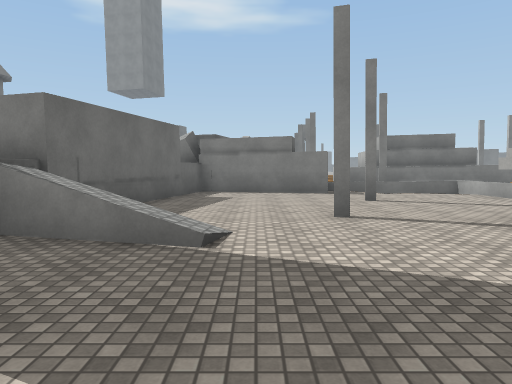
View 1 (above)

23 first-person views from a walk through a 3-D level made in the Unity game engine. The camera is 1.4 m above the floor, tilts 4° down and sees 70° across. The floor is counted in squares, 2 m on a side. Each view is taken from the middle of a square. On the plan, view 1 faces up. The plan holds only what a view shows up to about 11 squares ahead; the rest is blank. The place goes on beyond the plan. Surface patterns are stand-ins for the level's own textures.

View 2
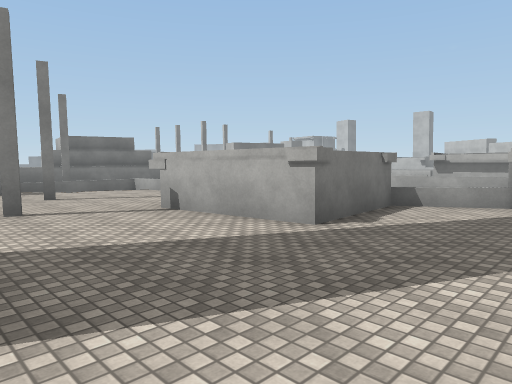

View 3
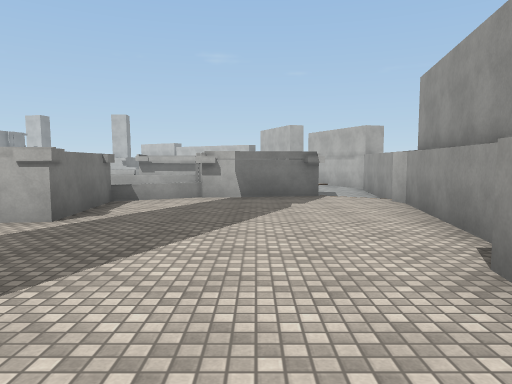

View 4
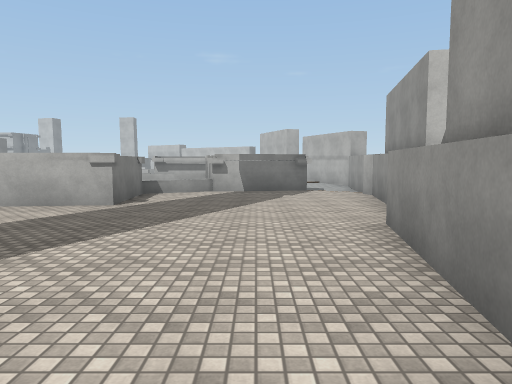

View 5
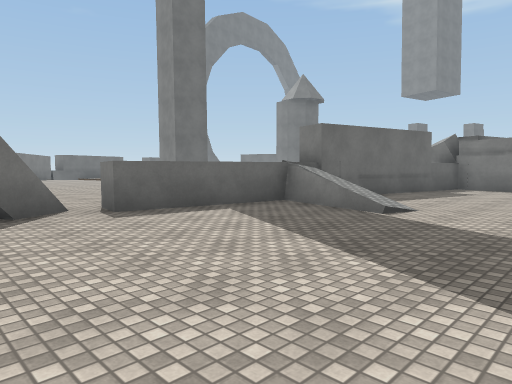

View 6
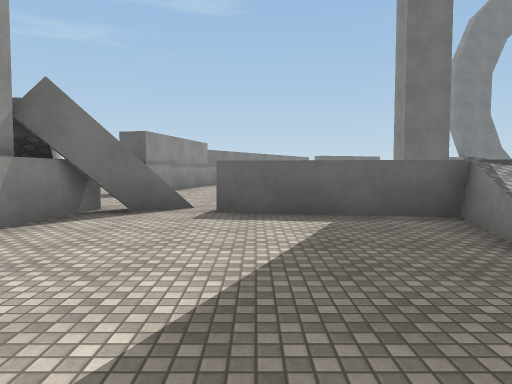

View 7
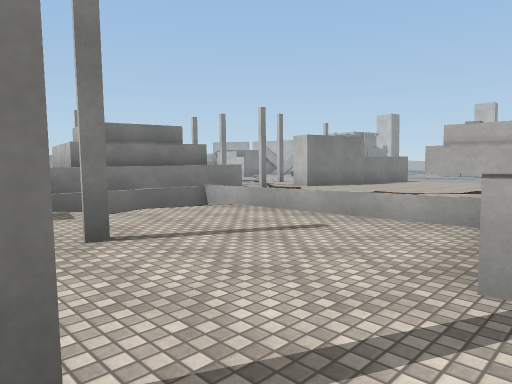

View 8
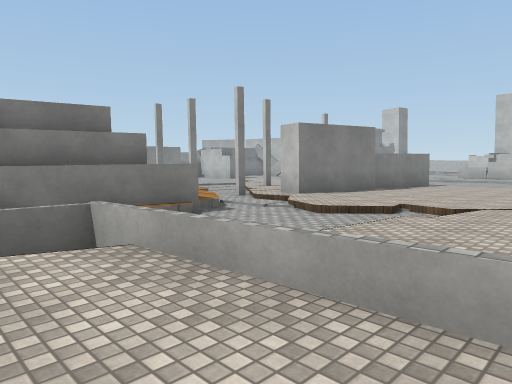

View 9
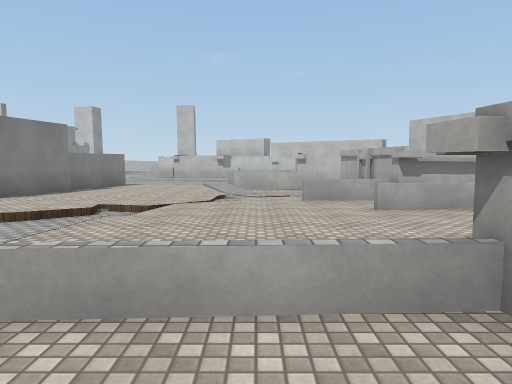

View 10
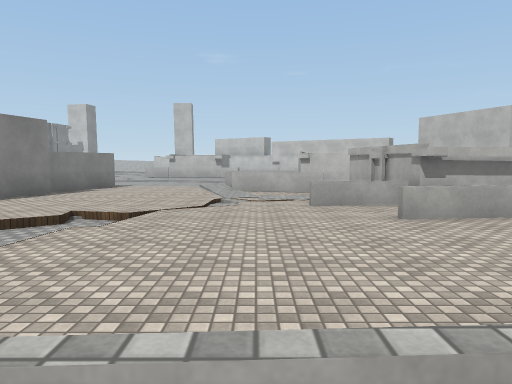

View 11
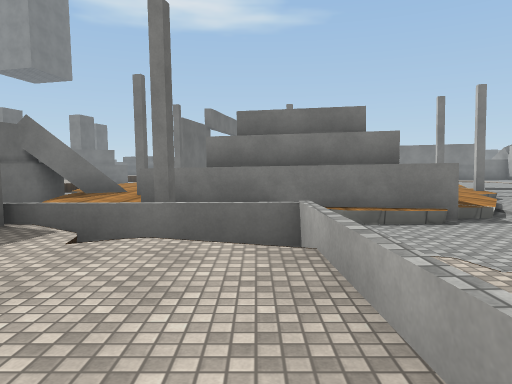

View 12
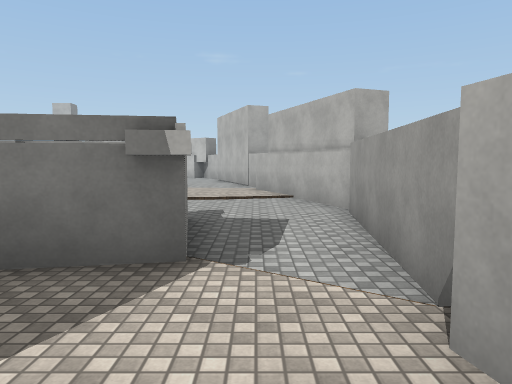

View 13
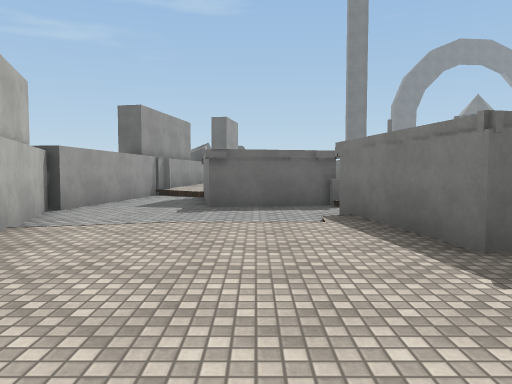

View 14
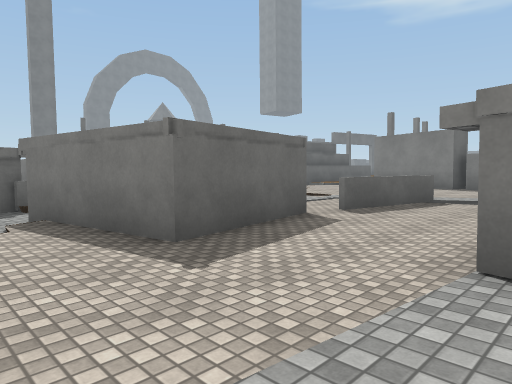

View 15
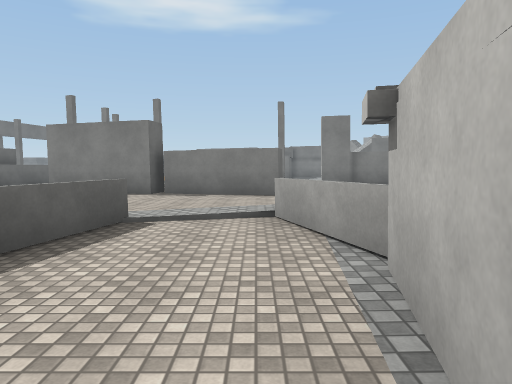

View 16
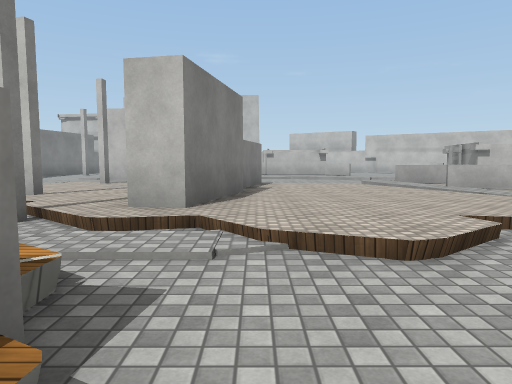

View 17
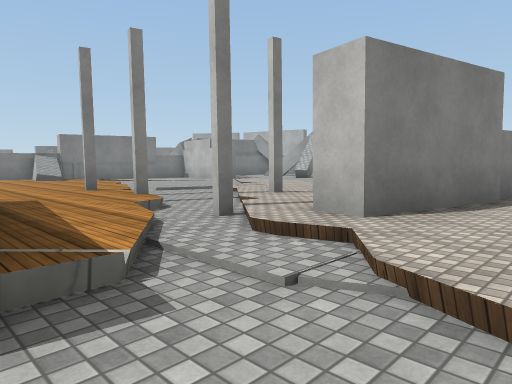

View 18
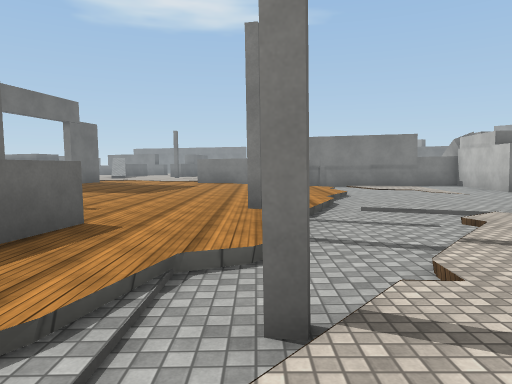

View 19
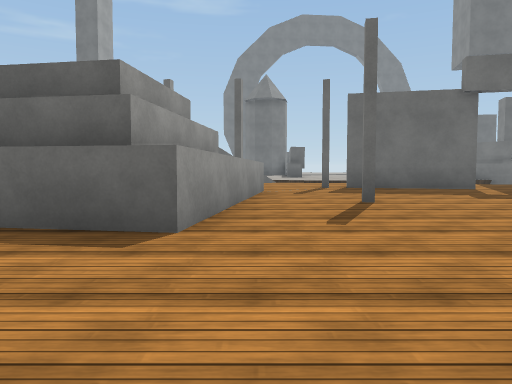

View 20
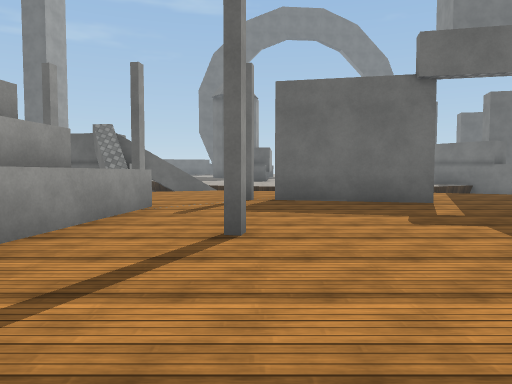

View 21
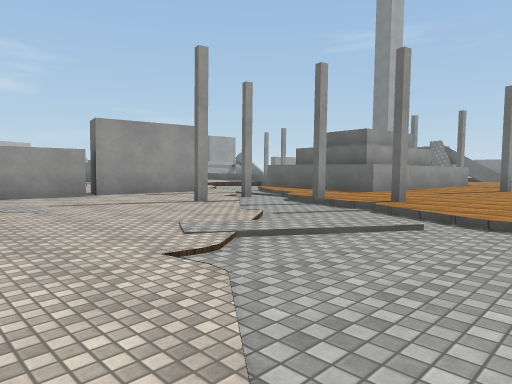

View 22
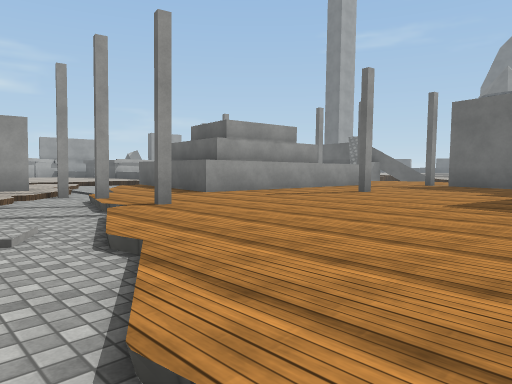

View 23
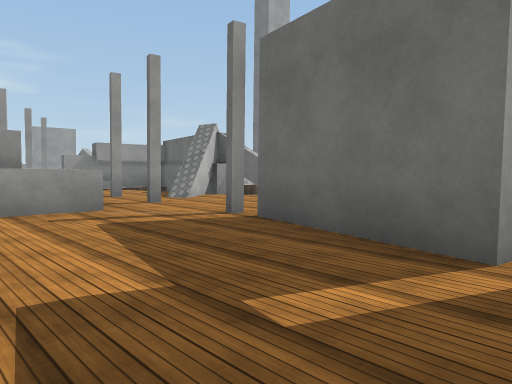

### Floor plan
Key: @ floor where view 1 was taken; # wall or solid block; x gap in a wall; . main floor; - floor 0.25 m lower than the main floor; _ floor 0.5 m lower than the main floor; / step, stairs or slope; = window, fence, low wall or low ledge; ^ raised ledge.
Columns run from 9 left of view 1 to 18 right of it. Each row starts with its distance up from view 1.
 23             ...........--..#
 22             #..........--...
 21             #........./--...
 20            ##.........---...
 19          ..#...#.....///-...
 18          ...........#/-//...
 17          ..#.^^......--/....
 16         ###..^^##^^.#-/.....
 15          #.#.^   #../-/#...#
 14          #.. ^   #./#/.....
 13           ..^^##^^.//......
 12           =#=///^^//.#####
 11        #  # ##  _--/.....##
 10        #######=__--.........
  9        #......//_--/........
  8        #.......=.//-....../.
  7       ##...#...=....///../#
  6       #........=........=.#x
  5      ##...#....#.....=..=..=
  4       ///....^  ...=.=.....#
  3       #./....^   ..= ^^#...#
  2 ...   #......^^^   = ###...#
  1 .....##.........=  =/####...
  0  ........@......#^^#--......
 -1 ...  #...........^ #---.....
 -2 ##^..####........###---....
 -3  ..     ####..../------..#
 -4            ######------###
 -5                 ########

Where each view was taken, in squares from view 1:
view 1: 0 up, 0 right, facing up
view 2: 1 down, 0 right, facing up-right
view 3: 1 down, 1 left, facing right
view 4: 1 down, 3 left, facing right
view 5: 2 down, 2 right, facing up-left
view 6: 1 up, 2 right, facing left
view 7: 4 up, 1 right, facing up-right
view 8: 6 up, 4 right, facing up-right
view 9: 6 up, 4 right, facing right
view 10: 6 up, 5 right, facing right
view 11: 6 up, 5 right, facing up
view 12: 3 down, 5 right, facing right
view 13: 1 down, 18 right, facing left
view 14: 1 down, 18 right, facing up-left
view 15: 2 up, 17 right, facing up
view 16: 11 up, 7 right, facing right
view 17: 10 up, 8 right, facing up-right
view 18: 12 up, 11 right, facing up
view 19: 17 up, 12 right, facing left
view 20: 19 up, 10 right, facing left
view 21: 21 up, 18 right, facing down-left
view 22: 23 up, 14 right, facing down-left
view 23: 23 up, 6 right, facing down-left
